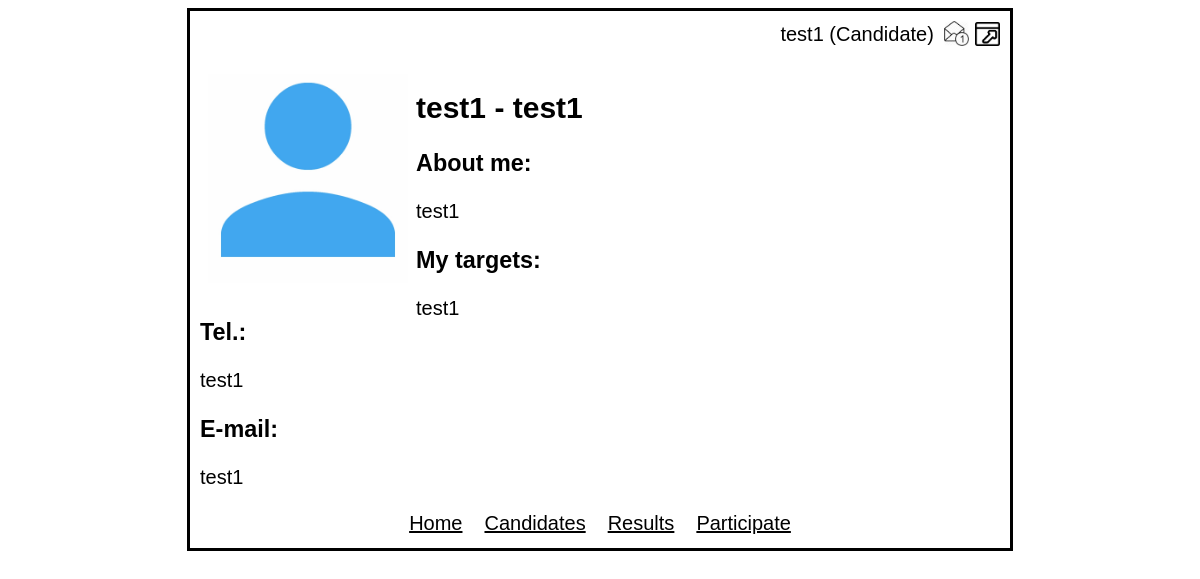
The page /detail/49/ (signed in) on the database its author committed.
### poll/models.py (models this page shows)
class User(AbstractUser):
    checked_by_moderator = models.BooleanField(default=False)
    ELECTOR = 1
    CANDIDATE = 2
    MODERATOR = 3
    ROLE_CHOICES = (
        (ELECTOR, 'Elector'),
        (CANDIDATE, 'Candidate'),
        (MODERATOR, 'Moderator'),
    )
    role = models.PositiveSmallIntegerField(choices=ROLE_CHOICES, blank=True, null=True)

class Candidate(models.Model):
    name = models.CharField(max_length=50)
    email = models.CharField(max_length=50)
    author = models.CharField(max_length=50)
    fraction = models.CharField(max_length=20)
    biography = models.TextField()
    targets = models.CharField(max_length=1000)
    telephone = models.CharField(max_length=20)
    votes = models.IntegerField(default=0)
    refusal_reason = models.TextField(default='')
    moderated = models.BooleanField(default=False)
    avatar = models.ImageField(default='default-avatar.jpeg', null=True, blank=True)

### poll/decorators.py (the view, shortened to what this page needs)
        def wrapper_func(request, *args, **kwargs):
            if request.user.is_superuser:
                return view_func(request, *args, **kwargs)
            role = request.user.ROLE_CHOICES[request.user.role - 1][1]
            if role == 'Moderator':
                if not (role in allowed_roles):
                    return redirect('poll:moderator-hello')
                else:
                    return view_func(request, *args, **kwargs)
            if not (role in allowed_roles):
                return redirect('poll:notice-access-is-forbidden')
            current_url = resolve(request.path_info).url_name
            if current_url in ['moderator-candidates', 'moderator-detail']:
                return redirect('poll:notice-access-is-forbidden')
            if role == 'Elector':
                is_user_voted = request.user.groups.exists()
                if is_user_voted == True and is_voted_allowed == False:
                    return redirect('poll:notice-access-is-forbidden')
                else:
                    return view_func(request, *args, **kwargs)
            if role == 'Candidate':
                groups_amount = len(request.user.groups.all())
                if groups_amount == 2:
                    is_candidate_group_allowed = False
                    if allowed_candidate_statuses[0] == 'all':
                        is_candidate_group_allowed = True
                    else:
                        candidate_status = request.user.groups.all()[0].name
                        if candidate_status == 'Voted':
                            candidate_status = request.user.groups.all()[1].name
                        if candidate_status in allowed_candidate_statuses:
                            is_candidate_group_allowed = True
                    if is_candidate_group_allowed and is_voted_allowed:
                        return view_func(request, *args, **kwargs)
                    else:
                        return redirect('poll:notice-access-is-forbidden')

### poll/views.py (called while the page is built)
@login_required(login_url='poll:login')
@allowed_users(['Elector', 'Candidate', 'Moderator'], ['all'])
def detail(request, candidate_id, **kwargs):
    context = standard_context(request)
    candidate = get_object_or_404(Candidate, pk=candidate_id)
    context['candidate'] = candidate
    template = kwargs['template_name']
    return render(request, template, context)

def is_user_voted(request):
    if not request.user.groups.exists():
        return False
    current_group = request.user.groups.all()[0]
    if current_group.name == 'Voted':
        return True

def get_users_candidate_status(user):
    current_status = user.groups.all()[0]
    if current_status.name == 'Voted':
        current_status = user.groups.all()[1]
    return current_status

def standard_context(request):
    context = {
        'username': request.user.username,
    }
    if request.user.is_superuser:
        context['role'] = 'Admin'
    else:
        context['role'] = request.user.ROLE_CHOICES[request.user.role - 1][1]
    if is_user_voted(request):
        context['voted'] = True
    if context['role'] == 'Candidate':
        context['candidate_status'] = get_users_candidate_status(request.user).name
        context['checked_by_moderator'] = request.user.checked_by_moderator
    return context

### poll/templates/poll/detail.html (shortened to what this page needs)
{% load static %}
<!DOCTYPE html>
<html lang="en">
<head>
    {% include 'poll/include-head.html' %}
</head>
<body class="other-pages standard-font">
    <div class="container detail-container">
        {% include 'poll/include-menu.html' %}
        <p>{% include 'poll/include-detail.html' %}</p>
        {% include 'poll/include-standard-navbar.html' %}
    </div>
</body>
</html>

### poll/templates/poll/include-menu.html
{% load static %}
<div class="up-right-corner">
    <span class="user-data">{{ username }} ({{ role }})</span>
    <span class="icon-img">
        {% if checked_by_moderator %}
            <a href="{% url 'poll:notifications' %}" title="Notifications" class="not-underlined">
                <img src="{% static 'poll/images/notification.png' %}" alt="Notification">
            </a>
        {% endif %}
        <a href="{% url 'poll:logout' %}" title="Logout" class="not-underlined">
            <img src="{% static 'poll/images/logout.png' %}" alt="Logout image">
        </a>
    </span>
</div>

### poll/templates/poll/include-detail.html
<div style="display: flex;">
    <div class="left-side">
        <img src="{{ candidate.avatar.url }}" alt="A candidate's picture" style="width: 200px; padding: 8px">
        <h3>Tel.:</h3>
        {{ candidate.telephone }}
        <h3>E-mail:</h3>
        <span class="email">
            {{ candidate.email }}
        </span>
    </div>
    <div class="right-side">
        <h2>{{ candidate.name }} - {{ candidate.fraction }}</h2>
        <h3>About me:</h3>
        {{ candidate.biography }}
        <h3>My targets:</h3>
        {{ candidate.targets }}
    </div>
</div>

### poll/static/poll/style.css (style rules this page uses)
body.other-pages { font-size: 20px; }
.standard-font { font-family: "Arial"; }
.container { margin: 0 auto; padding: 10px; border: solid black; }
.detail-container { width: 800px; }
.up-right-corner { text-align: right; }
a { color: black; }
a.not-underlined { text-decoration: none; }
span.email { width: 200px; word-wrap: break-word; display: inline-block; }
.icon-img img { width: 25px; vertical-align: bottom; }
.user-data { margin-right: 5px; }

### rows shown on the page
User: username "test1"
Candidate: avatar (placeholder picture), telephone "test1", email "test1", name "test1", fraction "test1", biography "test1", targets "test1"

### other values the page prints
{{ role }} "Candidate"
